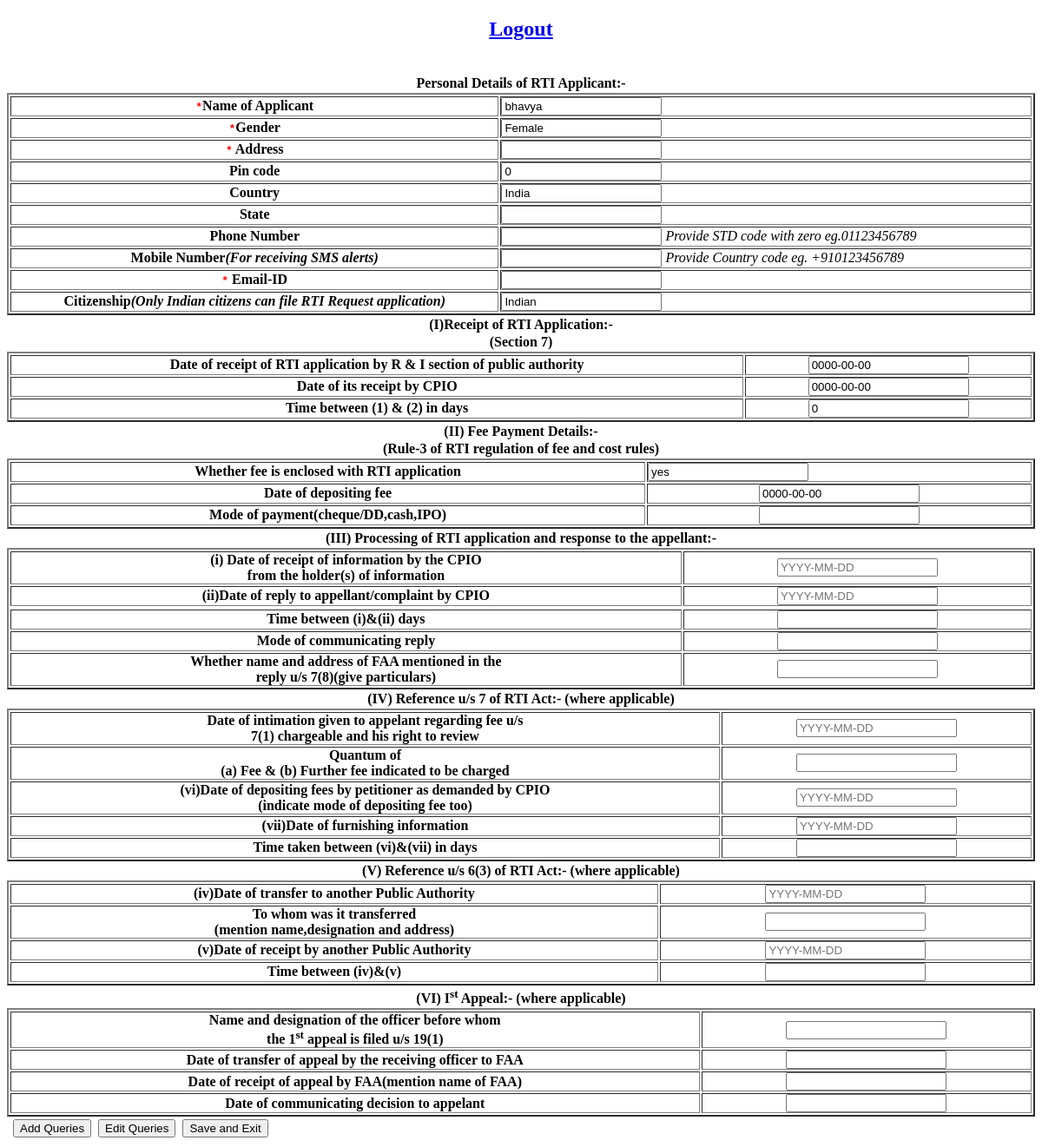
The page /replyform.php?id=1 on the database as committed earlier.
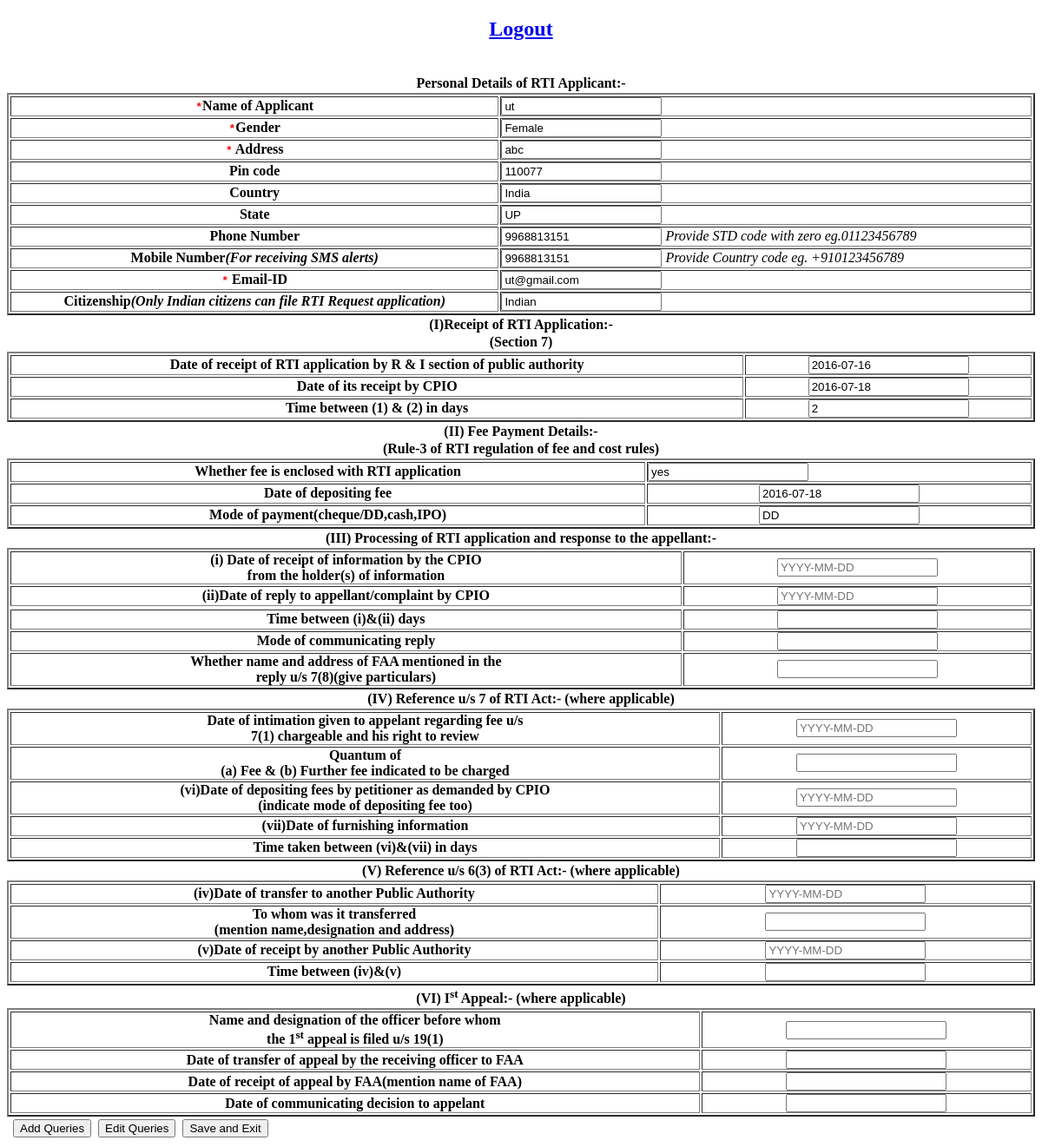
The same page on the database as committed later.
### tables this page shows
CREATE TABLE `add_rti` (
  `id` int(11) NOT NULL,
  `name` varchar(30) NOT NULL,
  `gender` varchar(15) NOT NULL,
  `address` varchar(100) NOT NULL,
  `pin_code` int(11) NOT NULL,
  `state` varchar(20) NOT NULL,
  `country` varchar(10) NOT NULL,
  `phone_no` varchar(15) NOT NULL,
  `mobile` varchar(15) NOT NULL,
  `email` varchar(40) NOT NULL,
  `citizenship` varchar(15) NOT NULL,
  `date_of_receipt` date NOT NULL,
  `date_of_receipt_cio` date NOT NULL,
  `timespan` int(11) NOT NULL,
  `fee_enclosed` varchar(10) NOT NULL,
  `fee_deposit_date` date NOT NULL,
  `pay_mode` varchar(20) NOT NULL,
  `archieve` int(11) DEFAULT NULL
);

### replyform.php (the view, shortened to what this page needs)
<!DOCTYPE html>
<html>
<head>
</head>
<body>
<?php
	$con = mysqli_connect("localhost","root","");
	mysqli_select_db($con, "rti");
	if(isset($_GET['id']))
	{
		$Id = $_GET['id'];
		$data = "SELECT * FROM  add_rti WHERE id=".$Id.";";
		$query = mysqli_query($con, $data);
		$data2 = mysqli_fetch_array($query);
?>
		<form action='modify.php'  method='post' id='Form_1458553627'>
		<table width="100%" border="0" class="heading" cellpadding="0 0 0 15">
			<tbody>
				<tr><th colspan="2">Personal Details of RTI Applicant:-</th></tr>
			</tbody>
		</table>
			<table width="100%" border="2" class="tbl-border" cellpadding="0" cellspacing="2">
			<tbody>
				<tr>
                    <th class="THfirst"><samp style="color:#FF0000"><b>*</b></samp>Name of Applicant</th>
                    <td class="TDfirst">
						<input type="text" name="name" id="name" maxlength="50" value="<?php echo $data2['name']?>" class="name" placeholder="">
                    </td>
                </tr>
				<tr>
                    <th><samp style="color:#FF0000"><b>*</b></samp>Gender </th>
                    <td>
						<input type="text" name="gender" id="gender" value="<?php echo $data2['gender']?>">
                    </td>
				</tr>
				<tr>
					<th><samp style="color:#FF0000"><b>*</b></samp> Address</th>
					<td>
						<input type="text" name="address" id="address1" class="address" maxlength="100" value="<?php echo $data2['address']?>">
					</td>
				</tr>
				<tr>
					<th>Pin code</th>
					<td>
						<input type="text" name="pin_code" minlength="6" maxlength="6" onkeydown="return isNumeric(event.keyCode);" value="<?php echo $data2['pin_code']?>">
					</td>
				</tr>
				<tr>
					<th>Country</th>
					<td>
						<input type="text" name="country" id="chkstate" value="<?php echo $data2['country']?>">
					</td>
				</tr>
				<tr>
					<th>State</th>
					<td>
						<input type="text" name="state" id="state" maxlength="18" value="<?php echo $data2['state']?>">
					</td>
				</tr>
		<tr>
			<th>Phone Number</th>
			<td>
			<input type="text" name="phone_no" id="phone" maxlength="18" onkeydown="return isNumeric(event.keyCode);" class="numeric" value="<?php echo $data2['phone_no']?>">
		<cite>Provide STD code with zero eg.01123456789</cite>
			</td>
		</tr>
		<tr>
			<th>Mobile Number<cite>(For receiving SMS alerts)</cite></th>
              <td><input type="text" name="mobile" id="cell" maxlength="15" class="numeric" onkeydown="return isNumeric(event.keyCode);" value="<?php echo $data2['mobile']?>">
				<cite>Provide Country code eg. +910123456789</cite>
			</td>
		</tr>
		<tr>
			<th><samp style="color:#FF0000"><b>*</b></samp> Email-ID</th>
			<td>
			<input type="text" name="email" maxlength="70" value="<?php echo $data2['email']?>" id="Email" class="watermark">
			</td>
		</tr>
		<tr>
			<th class="THfirst">Citizenship<cite>(Only Indian citizens can file RTI Request application)</cite>
			</th>
			<td >
			<input type="text" name="citizenship" id="Citizenship" class="selectLong" value="<?php echo $data2['citizenship']?>">
			</select></td>
		</tr>
		</tbody></table>
		<table width="100%" border="0" class="heading" cellpadding="0 0 0 15">
			<tbody>
				<tr><th colspan="2">(I)Receipt of RTI Application:-</th></tr>
				<tr><th colspan="2">(Section 7)</th></tr>
			</tbody>
		</table>
			<table width="100%" border="2" class="tbl-border" cellpadding="0" cellspacing="2">
	<tbody>
	<tr>
	<th>Date of receipt of RTI application by R & I section of public authority</th>
	<th><input type="text" name="date_of_receipt" id="Name" maxlength="50" value="<?php echo $data2['date_of_receipt']?>" class="name" placeholder="YYYY-MM-DD"></th>
	</tr>
	<tr>
	<th>Date of its receipt by CPIO</th><th><input type="text" name="date_of_receipt_cio" id="Name" maxlength="50" value="<?php echo $data2['date_of_receipt_cio']?>" class="name" placeholder="YYYY-MM-DD"></th>
	</tr>
	<tr>
		<th>Time between (1) & (2) in days</th><th> <input type="text" name="Name" id="Name" maxlength="50" value="<?php echo $data2['timespan']?>" class="name" placeholder=""></th>
	</tr>
	</tbody> </table>
		<table width="100%" border="0" class="heading" cellpadding="0 0 0 15">
			<tbody>
				<tr><th colspan="2">(II) Fee Payment Details:-</th></tr>
				<tr><th colspan="2">(Rule-3 of RTI regulation of fee and cost rules)</th></tr>
			</tbody>
		</table>
			<table width="100%" border="2" class="tbl-border" cellpadding="0" cellspacing="2">
	<tr>
		<th>Whether fee is enclosed with RTI application</th>
			<td>
				<input type="text" name="fee_enclosed" value="<?php echo $data2['fee_enclosed']?>">
			</td>
	</tr>
	<tr>
		<th>Date of depositing fee</th>
		<th><input type="text" name="fee_deposit_date" maxlength="50" placeholder="YYYY-MM-DD" value="<?php echo $data2['fee_deposit_date']?>"></th>
	</tr>
	<tr>
		<th>Mode of payment(cheque/DD,cash,IPO)</th>
		<th><input type="text" name="pay_mode" maxlength="50" value="<?php echo $data2['pay_mode']?>"></th>
	</tr>
	</table>
		<table width="100%" border="0" class="heading" cellpadding="0 0 0 15">
			<tbody>
				<tr><th colspan="2">(III) Processing of RTI application and response to the appellant:-</th></tr>
			</tbody>
			</table>
			<table width="100%" border="2" class="tbl-border" cellpadding="0" cellspacing="2">
	<tr>
		<th>(i) Date of receipt of information by the CPIO<br> from the holder(s) of information</th>
		<th><input type="text" name="holder_receipt_date" id="Name" maxlength="50" value="<?php echo $data2['holder_receipt_date']?>" class="name" placeholder="YYYY-MM-DD"></th>
	</tr>
	<tr>
		<th>(ii)Date of reply to appellant/complaint by CPIO</th>
		<th><input type="text" name="reply_date" id="Name" maxlength="50" value="<?php echo $data2['reply_date']?>" class="name" placeholder="YYYY-MM-DD"></th></tr>
	<tr>
	<tr>
		<th>Time between (i)&(ii) days</th>
		<th><input type="text" name="reply_time" id="Name" maxlength="50" value="<?php echo $data2['reply_time']?>" class="name"></th>
	</tr>
	<tr>
		<th>Mode of communicating reply </th><th>
		<input type="text" name="reply_mode" maxlength="50" value="<?php echo $data2['reply_mode']?>"></th>
	</tr>
		<th>Whether name and address of FAA mentioned in the</br> reply u/s 7(8)(give particulars)</th>
		<th><input type="text" name="faa_info" id="Name" maxlength="50" value="<?php echo $data2['faa_info']?>" class="name" placeholder=""></th>
	</tr>
	</table>
	<table width="100%" border="0" class="heading" cellpadding="0 0 0 15">
			<tbody>
				<tr><th colspan="2">(IV) Reference u/s 7 of RTI Act:- (where applicable)</th></tr>
			</tbody>
			</table>
			<table width="100%" border="2" class="tbl-border" cellpadding="0" cellspacing="2">
	<tr>
		<th> Date of intimation given to appelant regarding fee u/s</br> 7(1) chargeable  and his right to review</th>
		<th><input type="text" name="info_fee_date" id="Name" maxlength="50" value="<?php echo $data2['info_fee_date']?>" class="name" placeholder="YYYY-MM-DD"></th>
	</tr>
	<tr>
		<th>Quantum of<br>(a) Fee & (b) Further fee indicated to be charged</th>
		<th><input type="text" name="info_fee" id="Name" maxlength="50" value="<?php echo $data2['info_fee']?>" class="name" placeholder=""></th>
	</tr>
	<tr>
		<th>(vi)Date of depositing fees by petitioner as demanded by CPIO </br>(indicate mode of depositing fee too)</th>
		<th><input type="text" name="fee_submit_date" id="Name" maxlength="50" value="<?php echo $data2['fee_submit_date']?>" class="name" placeholder="YYYY-MM-DD"></th>
	</tr>
	<tr>
		<th>(vii)Date of furnishing information </th>
		<th><input type="text" name="given_info_date" id="Name" maxlength="50" value="<?php echo $data2['given_info_date']?>" class="name" placeholder="YYYY-MM-DD"></th>
	</tr>
	<tr>
		<th>Time taken between (vi)&(vii) in days</th>
		<th><input type="text" name="info_time" id="Name" maxlength="50" value="<?php echo $data2['info_time']?> " class="name"></th>
		</tr>
	</table>
		<table width="100%" border="0" class="heading" cellpadding="0 0 0 15">
			<tbody>
				<tr><th colspan="2">(V) Reference u/s 6(3) of RTI Act:- (where applicable)</th></tr>
			</tbody>
			</table>
			<table width="100%" border="2" class="tbl-border" cellpadding="0" cellspacing="2">
	<tr>
		<th>(iv)Date of transfer to another Public Authority</th>
		<th><input type="text" name="Asent_date" id="Name" maxlength="50" value="<?php echo $data2['Asent_date']?>" class="name" placeholder="YYYY-MM-DD"></th>
	</tr>
	<tr>
		<th>To whom was it transferred</br> (mention name,designation and address)</th>
		<th><input type="text" name="Ainfo" id="Name" maxlength="50" value="<?php echo $data2['Ainfo']?>" class="name" placeholder=""></th>
	</tr>
	<tr>
		<th>(v)Date of receipt by another Public Authority</th>
		<th><input type="text" name="Areceived_date" id="Name" maxlength="50" value="<?php echo $data2['Areceived_date']?>" class="name" placeholder="YYYY-MM-DD"></th>
	</tr>
	<tr>
		<th>Time between (iv)&(v)</th>
		<th><input type="text" name="Atime" id="Name" maxlength="50" value="<?php echo $data2['Atime']?> " class="name"></th>
	</tr>
	</table>
		 <table width="100%" border="0" class="heading" cellpadding="0 0 0 15">
			<tbody>
				<tr>
					<th>(VI) I<sup>st</sup> Appeal:- (where applicable)</th>
				</tr>
			</tbody>
			</table>
			<table width="100%" border="2" class="tbl-border" cellpadding="0" cellspacing="2">
	<tr>
		<th> Name and designation of the officer before whom <br>the 1<sup>st</sup> appeal is filed u/s 19(1)</th>
		<th><input type="text" name="appeal_info" id="Name" maxlength="50" value="<?php echo $data2['appeal_info']?> " class="name" placeholder=""></th>
	</tr>
	<tr>
		<th>Date of transfer of appeal by the receiving officer to FAA</th>
		<th><input type="text" name="transfer_date" id="Name" maxlength="50" value="<?php echo $data2['transfer_date']?> " class="name" placeholder="YYYY-MM-DD"></th>
	</tr>
	<tr>
		<th>Date of receipt of appeal by FAA(mention name of FAA)</th>
		<th><input type="text" name="faa_receipt_date" id="Name" maxlength="50" value="<?php echo $data2['faa_receipt_date']?> " class="name" placeholder="YYYY-MM-DD"></th>
	</tr>
	<tr>
		<th>Date of communicating decision to appelant </th>
		<th><input type="text" name="meet_date" id="Name" maxlength="50" value="<?php echo $data2['meet_date']?> " class="name" placeholder="YYYY-MM-DD"></th>
	</tr>
</table>
<table>
	<tbody>
		<tr>
			<th colspan="15"></th><th><input type="submit" name="add" id="addQuestions" value="Add Queries" class="btnaddQuestions"></th>
			<th colspan="15"></th><th><input type="submit" name="edit" id="addQuestions" value="Edit Queries" class="btnaddQuestions"></th>
			<th colspan="15"></th><th><input type="submit" name="submit" id="addQuestions" value="Save and Exit" class="btnaddQuestions"></th>
		</tr>
	</tbody>
 </table>
</form>
	</body>
</html>
<?php } ?>

Rows that differ between the two databases and show on the page:
changed add_rti "Female": name "bhavya" → "ut"; address (not shown) → "abc"; pin_code "0" → "110077"; state (not shown) → "UP"; phone_no (not shown) → "9968813151"; mobile (not shown) → "9968813151"; email (not shown) → "ut@gmail.com"; date_of_receipt "0000-00-00" → "2016-07-16"; date_of_receipt_cio "0000-00-00" → "2016-07-18"; Name "0" → "2"; fee_deposit_date "0000-00-00" → "2016-07-18"; pay_mode (not shown) → "DD"
